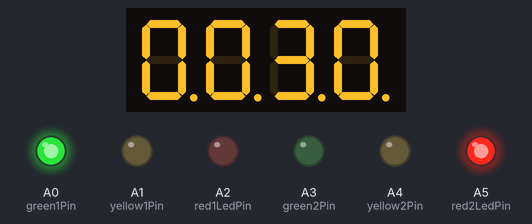
The sketch below on a simulated Arduino Uno, built with avr-gcc and run on an emulated ATmega328P. On the bench: 4-digit seven-segment display, output pins drawn as LEDs (lit = HIGH). Wiring (inferred from the names in the program): 4-digit 7-segment display, segments lit when LOW: segments pin 12, pin 11, pin 10, pin 9, pin 8, pin 7, pin 6, pin 9; digit selects pin 2, pin 3, pin 4, pin 5. The segment pins are drawn as the display they are named for; pins used as bus, display or sensor lines are not drawn.

Above: at 0.1 s.
At 7.2 s:
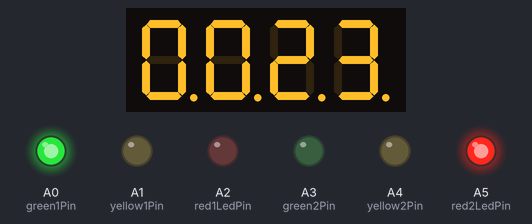
At 15.3 s:
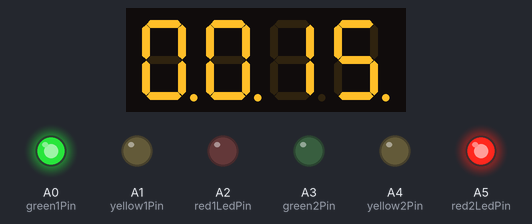
At 23.3 s:
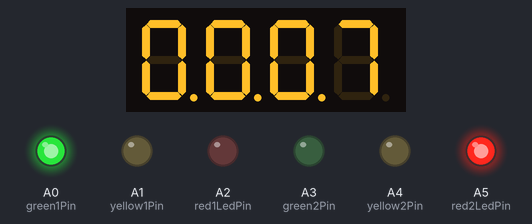
At 31.4 s:
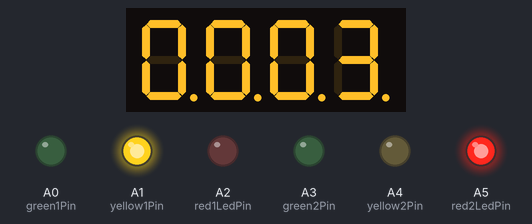
At 38.4 s:
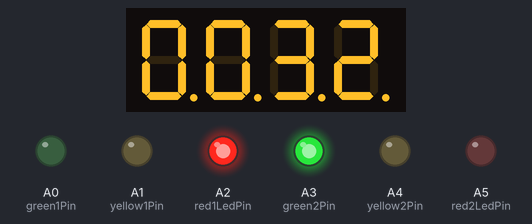
Timing chart, 0 to 39.9 s (numbered marks = the images above):
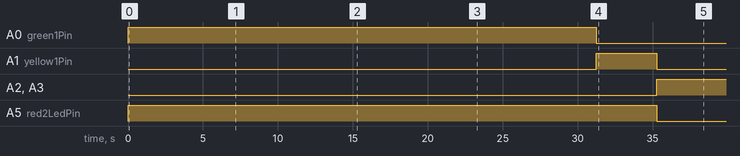

Measured:
- by itself, A0 (green1Pin): LOW → HIGH at 0.00 s, → LOW 31.3 s later
- by itself, A1 (yellow1Pin): LOW → HIGH at 31.3 s, → LOW 4.0 s later
- by itself, A2 (red1LedPin), A3 (green2Pin): LOW → HIGH at 35.3 s
- by itself, A5 (red2LedPin): LOW → HIGH at 0.00 s, → LOW 35.3 s later
- what the display in image 0 shows lasts 1.0 s, from 0.1 s to 1.1 s

The sketch:

BLKLab_Code_HeThong_Den_Tin_Hieu_Giao_Thong_Nga_Tu.ino
```cpp
/*
 * =======================================================================================================================================*
 *                                                              BANLINHKIEN.COM
 * =======================================================================================================================================*
 *                                                  Hướng dẫn điều khiển đèn giao thông ngã tư
 * Đấu nối:
 + Modul Led 7 thanh:
  -D2: chân Arduino điều khiển LED1 (hàng nghìn) của 7SEG                                 -D8: chân Arduino kết nối với thanh E của 7SEG
  -D3: chân Arduino điều khiển LED2 (hàng trăm) của 7SEG                                  -D9: chân Arduino kết nối với thanh D của 7SEG
  -D4: chân Arduino điều khiển LED3 (hàng chục) của 7SEG                                  -D10: chân Arduino kết nối với thanh C của 7SEG
  -D5: chân Arduino điều khiển LED4 (hàng đơn vị) của 7SEG                                -D11: chân Arduino kết nối với thanh B của 7SEG
  -D6: chân Arduino kết nối với thanh G của 7SEG                                          -D12: chân Arduino kết nối với thanh A của 7SEG
  -D7: chân Arduino kết nối với thanh F của 7SEG

 + Led đơn:
  -A0: Chân Arduino điều khiển LED xanh 1                                                 -A4: Chân Arduino điều khiển LED xanh 2
  -A2: Chân Arduino điều khiển LED vàng 1                                                 -A5: Chân Arduino điều khiển LED vàng 2
  -A3: Chân Arduino điều khiển LED đỏ 1                                                   -A6: Chân Arduino điều khiển LED đỏ 2
 */

const int aPin = 12;                                                                      // chân Arduino kết nối với thanh A của 7SEG
const int bPin = 11;                                                                      // chân Arduino kết nối với thanh B của 7SEG
const int cPin = 10;                                                                      // chân Arduino kết nối với thanh C của 7SEG
const int dPin = 9;                                                                       // chân Arduino kết nối với thanh D của 7SEG
const int ePin = 8;                                                                       // chân Arduino kết nối với thanh E của 7SEG
const int fPin = 7;                                                                       // chân Arduino kết nối với thanh F của 7SEG
const int gPin = 6;                                                                       // chân Arduino kết nối với thanh G của 7SEG

const int led1Pin = 2;                                                                    // chân Arduino điều khiển LED1 (hàng nghìn) của 7SEG
const int led2Pin = 3;                                                                    // chân Arduino điều khiển LED2 (hàng trăm) của 7SEG
const int led3Pin = 4;                                                                    // chân Arduino điều khiển LED3 (hàng chục) của 7SEG
const int led4Pin = 5;                                                                    // chân Arduino điều khiển LED4 (hàng đơn vị) của 7SEG

const int green1Pin = A0;                                                                 // Chân Arduino điều khiển LED xanh 1
const int yellow1Pin = A1;                                                                // Chân Arduino điều khiển LED vàng 1
const int red1LedPin = A2;                                                                // Chân Arduino điều khiển LED đỏ 1
const int green2Pin = A3;                                                                 // Chân Arduino điều khiển LED xanh 2
const int yellow2Pin = A4;                                                                // Chân Arduino điều khiển LED vàng 2
const int red2LedPin = A5;                                                                // Chân Arduino điều khiển LED đỏ 2

unsigned char led7Hex[] = {0xC0, 0xF9, 0xA4, 0xB0, 0x99, 0x92, 0x82, 0xF8, 0x80, 0x90};   // Mã LED 7 thanh kiểu anot chung

void LED7_writeByte(unsigned char b) {                                                    // Lấy bit thứ 0 (A), nếu bằng 1 thì đưa ra mức cao
  if (((b >> 0) & 0x01) == 1) {
    digitalWrite(aPin, HIGH);
  }
  else {                                                                                  // Ngược lại (0) thì đưa ra mức thấp
    digitalWrite(aPin, LOW);
  }

  if (((b >> 1) & 0x01) == 1) {
    digitalWrite(bPin, HIGH);
  }
  else {
    digitalWrite(bPin, LOW);
  }

  if (((b >> 2) & 0x01) == 1) {
    digitalWrite(cPin, HIGH);
  }
  else {
    digitalWrite(cPin, LOW);
  }

  if (((b >> 3) & 0x01) == 1) {
    digitalWrite(dPin, HIGH);
  }
  else {
    digitalWrite(dPin, LOW);
  }

  if (((b >> 4) & 0x01) == 1) {
    digitalWrite(ePin, HIGH);
  }
  else {
    digitalWrite(ePin, LOW);
  }

  if (((b >> 5) & 0x01) == 1) {
    digitalWrite(fPin, HIGH);
  }
  else {
    digitalWrite(fPin, LOW);
  }

  if (((b >> 6) & 0x01) == 1) {
    digitalWrite(gPin, HIGH);
  }
  else {
    digitalWrite(gPin, LOW);
  }
}

void setup() {
  // Cấu hình các chân kết nối với thanh LED 7 thanh là đầu ra
  pinMode(aPin, OUTPUT);
  pinMode(bPin, OUTPUT);
  pinMode(cPin, OUTPUT);
  pinMode(dPin, OUTPUT);
  pinMode(ePin, OUTPUT);
  pinMode(fPin, OUTPUT);
  pinMode(gPin, OUTPUT);

  // Cấu hình các chân điều khiển LED là đầu ra
  pinMode(led1Pin, OUTPUT);
  pinMode(led2Pin, OUTPUT);
  pinMode(led3Pin, OUTPUT);
  pinMode(led4Pin, OUTPUT);

  pinMode(green1Pin, OUTPUT);
  pinMode(yellow1Pin, OUTPUT);
  pinMode(red1LedPin, OUTPUT);
  pinMode(green2Pin, OUTPUT);
  pinMode(yellow2Pin, OUTPUT);
  pinMode(red2LedPin, OUTPUT);
}

void hienthi7SEG(int so)
{
  for (int i = 0; i < 50; i++)                                                            // Quét LED 50 lần để tạo khoảng trễ xấp xỉ 50*5 = 250ms
  {
    digitalWrite(led1Pin, LOW);
    LED7_writeByte(led7Hex[so / 1000]);                                                   // Hiển thị hàng nghìn
    delay(5);
    digitalWrite(led1Pin, HIGH);

    digitalWrite(led2Pin, LOW);
    LED7_writeByte(led7Hex[(so / 100) % 10]);                                             // Hiển thị hàng trăm
    delay(5);
    digitalWrite(led2Pin, HIGH);

    digitalWrite(led3Pin, LOW);
    LED7_writeByte(led7Hex[(so / 10) % 10]);                                              // Hiển thị hàng chục
    delay(5);
    digitalWrite(led3Pin, HIGH);

    digitalWrite(led4Pin, LOW);
    LED7_writeByte(led7Hex[so % 10]);                                                     // Hiển thị hàng đơn vị
    delay(5);
    digitalWrite(led4Pin, HIGH);
  }
}

 void loop()
 {
  for (int num = 30; num >= 0; num--)
  {
    digitalWrite(green1Pin, HIGH);
    digitalWrite(yellow1Pin, LOW);
    digitalWrite(red1LedPin, LOW);
    digitalWrite(green2Pin, LOW);
    digitalWrite(yellow2Pin, LOW);
    digitalWrite(red2LedPin, HIGH);
    hienthi7SEG(num);                                                                     // Gọi hàm hiển thị số trên LED 7 đoạn
  }

  for (int num = 3; num >= 0; num--)
  {
    digitalWrite(green1Pin, LOW);
    digitalWrite(yellow1Pin, HIGH);
    digitalWrite(red1LedPin, LOW);
    digitalWrite(green2Pin, LOW);
    digitalWrite(yellow2Pin, LOW);
    digitalWrite(red2LedPin, HIGH);
    hienthi7SEG(num);                                                                     // Gọi hàm hiển thị số trên LED 7 đoạn
  }

  for (int num = 35; num >= 0; num--)
  {
    digitalWrite(green1Pin, LOW);
    digitalWrite(yellow1Pin, LOW);
    digitalWrite(red1LedPin, HIGH);
    digitalWrite(green2Pin, HIGH);
    digitalWrite(yellow2Pin, LOW);
    digitalWrite(red2LedPin, LOW);
    hienthi7SEG(num);                                                                     // Gọi hàm hiển thị số trên LED 7 đoạn
  }

  for (int num = 3; num >= 0; num--)
  {
    digitalWrite(green1Pin, LOW);
    digitalWrite(yellow1Pin, LOW);
    digitalWrite(red1LedPin, HIGH);
    digitalWrite(green2Pin, LOW);
    digitalWrite(yellow2Pin, HIGH);
    digitalWrite(red2LedPin, LOW);
    hienthi7SEG(num);                                                                     // Gọi hàm hiển thị số trên LED 7 đoạn
  }
}
```
